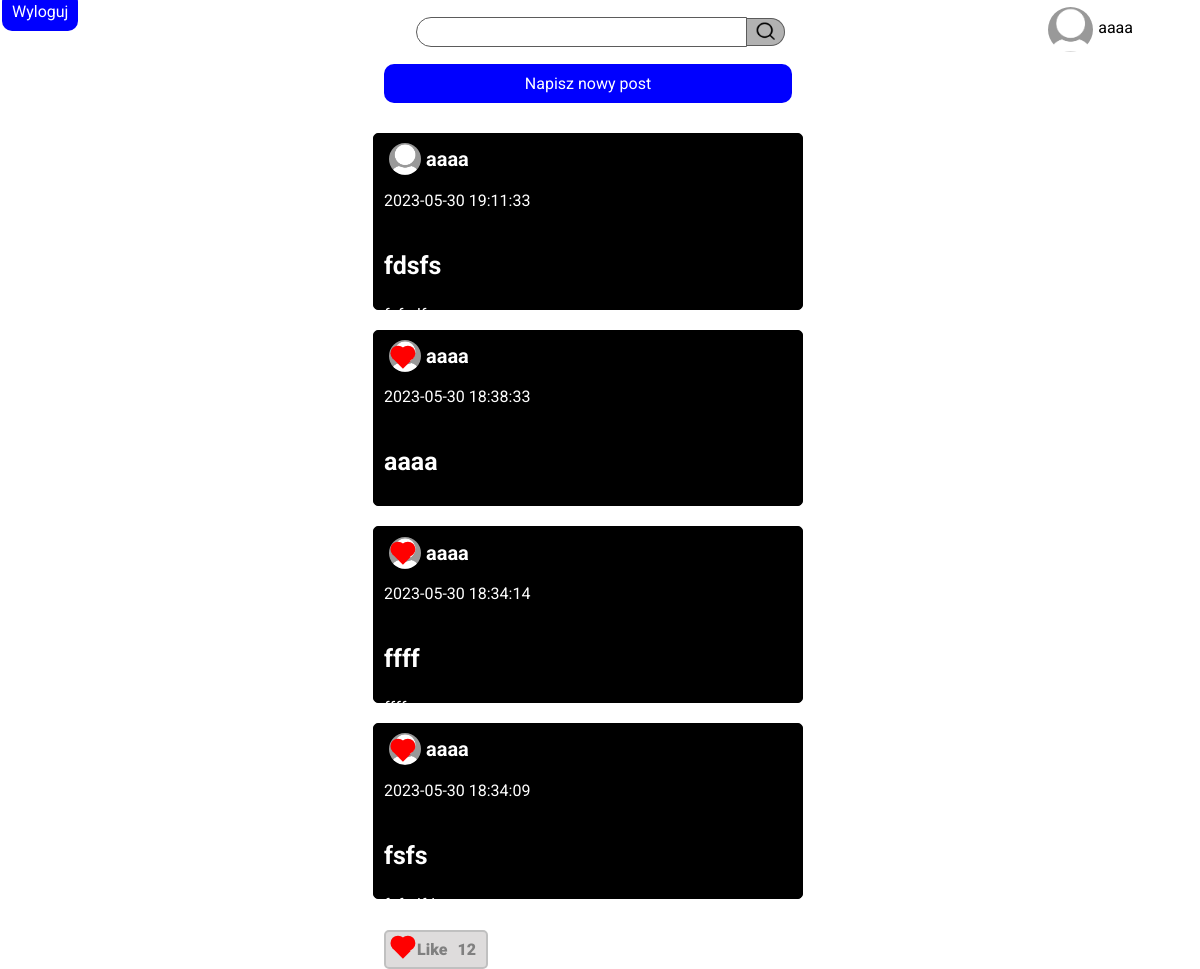
The page / (signed in) on the database its author committed.
### app.py (models this page shows)
class Posts(db.Model):
    __tablename__ = "posts"
    id = db.Column(db.Integer, primary_key = True, autoincrement=True)
    title = db.Column(db.String(30), nullable = False)
    value = db.Column(db.String(500), nullable = False)
    writer = db.Column(db.String(50), nullable = False)
    date = db.Column(db.DateTime(), server_default=func.now())

### app.py (the view)
@app.route("/")
def index():
    if not 'user' in request.cookies:
        return redirect("/login")
    else:
        name = request.cookies.get('user')
        posts = Posts.query.order_by(desc(Posts.date)).all()
        return render_template('index.html', username = name, posts = posts)

### app.py (called while the page is built)
@login_manager.user_loader
def load_user(user_id):
    return User.query.get(int(user_id))

### templates/index.html
{% extends "base.html" %}
{% block head %}
<link rel="stylesheet" href="{{ url_for('static', filename='css/index.css') }}">
{% endblock %}
{% block body %}
<div class="content">
    <div class="navbar">
        <div class="nav-left">
            <a href="/logout" class="logout">Wyloguj</a>
        </div>
        <div class="search-bar-container">
            <form action="" method="post" class="search-bar-form">
                <input type="text" name="searchBar" class="search-bar">
                <button type="submit" class="search-bar-submit"><img src="{{ url_for('static', filename='images/search.png') }}" alt=""></button>
            </form>
        </div>
        <div class="nav-right">
            <img src="{{ url_for('static', filename='images/default-avatar.png') }}" alt="awatar">
            <p>{{username}}</p>
        </div>
    </div>
    <div class="main">
        <div class="left-container"></div>
        <div class="posts-container">
            <div class="posts-list">
                <a href="/write_post" class="new-post"><button>Napisz nowy post</button></a>
                {% for item in posts %}
                <div class="post">
                    <div class="post-user-info">
                        <img src="{{ url_for('static', filename='images/default-avatar.png') }}" alt="">
                        <p>{{ item.writer }}</p>
                    </div>
                    <p>{{ item.date }}</p>
                    <div class="postValue">
                        <h3 class="post-title">{{ item.title }}</h3>
                        <p class="value">{{ item.value }}</p>
                    </div>
                    <div class="post-buttons-container">
                        <a href="/like/{{ item.id }}">
                            <div class="heart-container">
                                <p class="heart"></p>
                                <p>Like</p>
                                <p>12</p>
                            </div>
                        </a>
                    </div>
                </div>
                {% endfor %}
            </div>
        </div>
    </div>
</div>
{% endblock %}

### static/css/base.css (style rules this page uses)
* { font-family: 'Roboto', sans-serif; }
html, body { margin: 0; padding: 0; height: 100%; width: 100%; }

### static/css/index.css (style rules this page uses)
.content { display: flex; flex-direction: column; height: 100%; width: 100%; }
.navbar { width: 100%; height: 8%; display: flex; flex-direction: row; }
.search-bar-container { width: 50%; height: 100%; display: flex; align-items: center; justify-content: center; }
.search-bar-form { width: 100%; height: 100%; display: flex; align-items: center; justify-content: center; }
.search-bar-form button { width: 7%; height: 45%; border: 1px solid black; border-top-right-radius: 15px; border-bottom-right-radius: 15px; border: rgb(91, 91, 91) 1px solid; border-left: none; background-color: rgba(0, 0, 0, 0.3); }
.search-bar-form button img { height: 80%; filter: invert(1); }
.search-bar { width: 60%; height: 40%; border-top-left-radius: 15px; border-bottom-left-radius: 15px; border: rgb(91, 91, 91) 1px solid; }
.nav-right, .nav-left { width: 30%; height: 100%; padding: 2px; }
.nav-right { display: flex; flex-direction: row; align-items: right; justify-content: right; }
.nav-right img { height: 70%; border-radius: 50px; margin: 5px; }
.nav-right p { margin-right: 20%; }
.main { margin-bottom: 0; width: 100%; height: 92%; display: flex; flex-direction: row; }
.left-container { width: 15%; }
.posts-container { width: 85%; height: 100%; display: flex; flex-direction: column; }
.posts-list { width: 80%; height: 70%; display: flex; flex-direction: column; align-items: center; }
.post { margin: 10px; border: 1px solid black; border-radius: 5px; width: 50%; padding: 10px; display: flex; flex-direction: column; height: 30%; background-color: black; color: white; }
.post img { height: 2em; border-radius: 50px; margin: 5px; }
.post-user-info { display: flex; flex-direction: row; align-items: center; height: 20%; }
.post-user-info p { font-size: 20px; font-weight: 700; }
.post-title { font-size: 25px; }
.new-post { display: flex; justify-content: center; text-decoration: none; width: 50%; border: none; margin-bottom: 20px; }
.new-post button { border-radius: 10px; border: 1px solid rgba(0, 0, 0, 0.3); font-size: 16px; font-weight: 400; border: none; background-color: blue; color: white; padding: 10px; width: 100%; }
.logout { text-decoration: none; color: white; background-color: blue; padding: 10px; border-radius: 10px; border: 5px; }
.post-buttons-container a { text-decoration: none; color: gray; }
.heart-container { background-color: #dedcdc; border: 2px solid #c0c0c0; border-radius: 5px; font-weight: 900; width: 90px; height: 25px; padding: 5px; display: flex; flex-direction: row; align-items: center; cursor: pointer; }
.heart-container::after { background-color: red; }
.heart-container p { margin: 5px; }
.heart { background-color: red; display: inline-block; height: 15px; margin: 0 10px; position: relative; top: 0; transform: rotate(-45deg); width: 15px; }
.heart:before, .heart:after { content: ""; background-color: red; border-radius: 50%; height: 15px; position: absolute; width: 15px; }
.heart:before { top: -7px; left: 0; }
.heart:after { left: 7px; top: 0; }

### rows shown on the page
Posts: writer "aaaa", date "2023-05-30 19:11:33", title "fdsfs", value "fsfsdf"
Posts: writer "aaaa", date "2023-05-30 18:38:33", title "aaaa"
Posts: writer "aaaa", date "2023-05-30 18:34:14", title "ffff", value "ffff"
Posts: writer "aaaa", date "2023-05-30 18:34:09", title "fsfs", value "fsfsdfds"

### other values the page prints
{{ username }} "aaaa"
